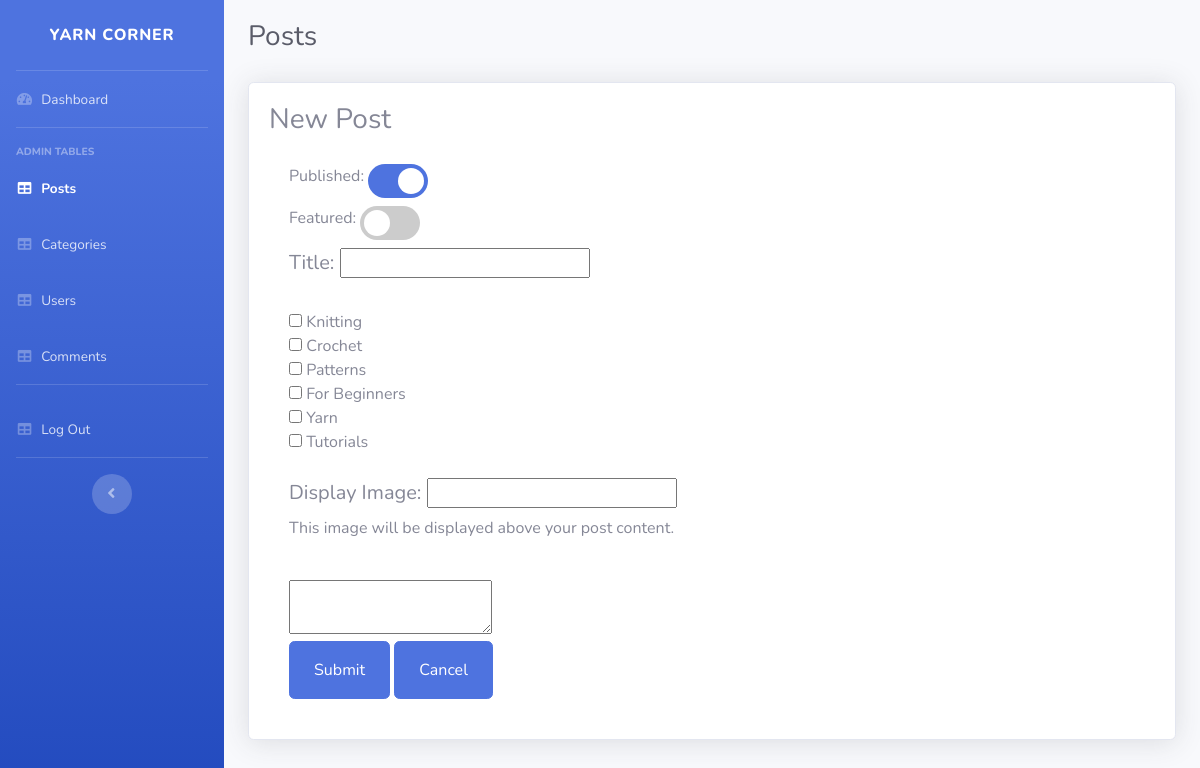
/adminmakepost.php (signed in), run on the app's committed database.
### tables this page shows
CREATE TABLE `categories` (
  `cat_id` int(11) NOT NULL,
  `cat_name` varchar(50) NOT NULL,
  `published` int(1) NOT NULL DEFAULT 1
);

### adminmakepost.php (the view, shortened to what this page needs)
<?php
require('required/conn.php');
?>
<!DOCTYPE html>
<html lang="en">
<head>
    <link href="vendor/fontawesome-free/css/all.min.css" rel="stylesheet" type="text/css">
    <link href="css/sb-admin-2.min.css" rel="stylesheet">
    <link href="vendor/datatables/dataTables.bootstrap4.min.css" rel="stylesheet">
</head>
<body id="page-top">
    <div id="wrapper">
        <ul class="navbar-nav bg-gradient-primary sidebar sidebar-dark accordion" id="accordionSidebar">
            <a class="sidebar-brand d-flex align-items-center justify-content-center" href="index.php">
                <div class="sidebar-brand-text mx-3">Yarn Corner</div>
            </a>
            <hr class="sidebar-divider my-0">
            <li class="nav-item">
                <a class="nav-link" href="admin.php">
                    <i class="fas fa-fw fa-tachometer-alt"></i>
                    <span>Dashboard</span></a>
            </li>
            <hr class="sidebar-divider">
            <div class="sidebar-heading">
                Admin Tables
            </div>
            <li class="nav-item active">
                <a class="nav-link" href="posttable.php">
                    <i class="fas fa-fw fa-table"></i>
                    <span>Posts</span></a>
            </li>
            <li class="nav-item">
                <a class="nav-link" href="categorytable.php">
                    <i class="fas fa-fw fa-table"></i>
                    <span>Categories</span></a>
            </li>
            <li class="nav-item">
                <a class="nav-link" href="usertable.php">
                    <i class="fas fa-fw fa-table"></i>
                    <span>Users</span></a>
            </li>
            <li class="nav-item">
                <a class="nav-link" href="commenttable.php">
                    <i class="fas fa-fw fa-table"></i>
                    <span>Comments</span></a>
            </li>
            <hr class="sidebar-divider">
            <li class="nav-item">
                <a class="nav-link" href="logout.php">
                    <i class="fas fa-fw fa-table"></i>
                    <span>Log Out</span></a>
            </li>
            <hr class="sidebar-divider d-none d-md-block">
            <div class="text-center d-none d-md-inline">
                <button class="rounded-circle border-0" id="sidebarToggle"></button>
            </div>
        </ul>
        <div id="content-wrapper" class="d-flex flex-column">
            <div id="content">
                <div class="container-fluid" >
                    <h1 class="h3 mb-2 text-gray-800" style='padding-top:20px;padding-bottom:20px'>Posts</h1>
                        <div class="card shadow mb-4">
                            <div class="card-body">
                            <h3>New Post</h3>
                                <?php
                                $query = "SELECT * FROM  `categories` WHERE `categories`.`published`='1'";
                                $result = mysqli_query($conn, $query);
                                ?>
                                <form action="<?php echo $_SERVER['PHP_SELF']; ?>" method="POST" style="padding:20px">
                                    Published: <label class='switch'><input type='checkbox' name='newpublished' checked><span class='slider round'></span></label>
                                    <br>
                                    Featured: <label class='switch'><input type='checkbox' name='newfeatured' unchecked><span class='slider round'></span></label>
                                    <h5>Title: <input type='text' name='title' <?php if(isset($title)) { echo "value='$title'"; } ?> required></h5><br>
                                    <?php while($row = mysqli_fetch_array($result)) {
                                        $cat_id = $row['cat_id'];
                                        $cat_name = $row['cat_name'];
                                        ?>
                                        <input type='checkbox' name='category[]' value='<?php echo $cat_id; ?>'> <?php echo $cat_name;?><br>
                                    <?php } ?>
                                    <br><h5>Display Image: <input type='url' name='pic' <?php if(isset($pic)) { echo "value='$pic'"; } ?>></h5>
                                    <p>This image will be displayed above your post content.</p><br>
                                    <textarea name="content" id="editor" width='50%' <?php if(!isset($content)) { echo "placeholder='Enter your content here...'"; } ?> required>
                                        <?php if(isset($content)) { echo $content; } ?>
                                    </textarea><br>
                                    <input type="submit" name='newpostmake' class="btn py-3 px-4 btn-primary">
                                    <button value="Cancel" class="btn py-3 px-4 btn-primary" onclick="window.location.href='posttable.php'">Cancel</button>
                                </form>
                            </div>
                    </div>
                </div>
            </div>
        </div>
    </div>
</body>
</html>

### adminmakepost.php (style rules this page uses)
.switch { position: relative; display: inline-block; width: 60px; height: 34px; }
.slider { position: absolute; cursor: pointer; top: 0; left: 0; right: 0; bottom: 0; background-color: #ccc; -webkit-transition: .4s; transition: .4s; }
.slider:before { position: absolute; content: ""; height: 26px; width: 26px; left: 4px; bottom: 4px; background-color: white; -webkit-transition: .4s; transition: .4s; }
input:checked + .slider { background-color: #4e73df; }
input:checked + .slider:before { -webkit-transform: translateX(26px); -ms-transform: translateX(26px); transform: translateX(26px); }
.slider.round { border-radius: 34px; }
.slider.round:before { border-radius: 50%; }

### data on the page
categories: cat_name "Knitting"
categories: cat_name "Crochet"
categories: cat_name "Patterns"
categories: cat_name "For Beginners"
categories: cat_name "Yarn"
categories: cat_name "Tutorials"
